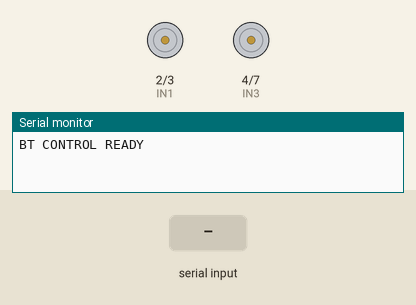
Recording of a sketch running on a simulated Arduino Uno, built with avr-gcc and run on an emulated ATmega328P. On the bench: motor-driver pin pairs drawn as motors (green arrow = first pin HIGH = forward, orange = second pin HIGH = backward, longer = more drive, scaled by the enable pin), the last lines printed to the serial monitor. Inputs (shaded band) come from the test bench.

Above: at 1.2 s.
1.3 s: "forward\n" received over the second serial link
At 2.2 s:
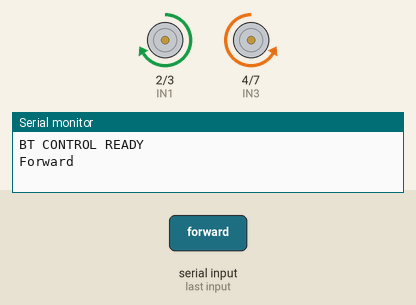
2.8 s: "backward\n" received over the second serial link
At 3.4 s:
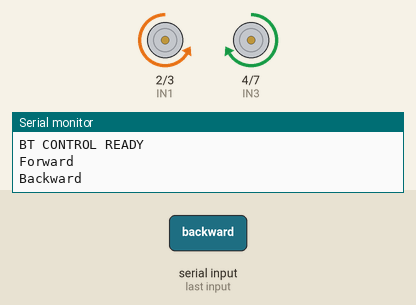
4.3 s: "right\n" received over the second serial link
At 4.47 s:
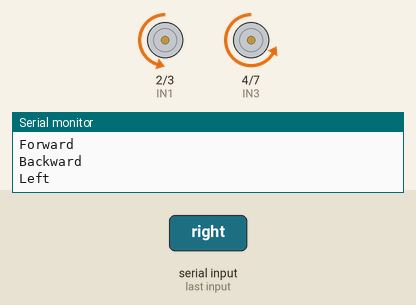
6.1 s: "left\n" received over the second serial link
At 6.27 s:
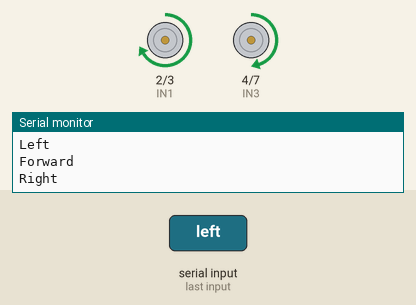
7.9 s: "stop\n" received over the second serial link
At 8.5 s:
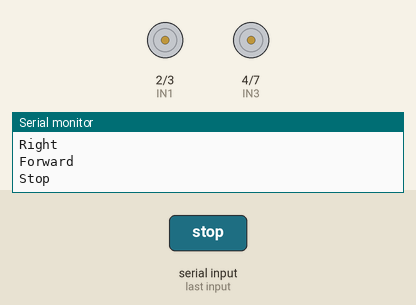
Timing chart, 0 to 10.4 s (numbered marks = the images above; inputs shaded):
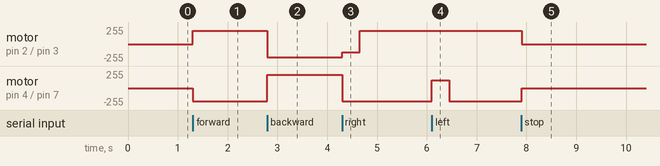

The sketch:

voice_control.ino
```cpp
#include <SoftwareSerial.h>
SoftwareSerial BT(10, 11); // TX=10, RX=11

// Motor pins
const int ENA = 5; // Left motors
const int IN1 = 2;
const int IN2 = 3;

const int ENB = 6; // Right motors
const int IN3 = 4;
const int IN4 = 7;

String cmd;

// ---------------- MOTOR DIRECTIONS BASED ON YOUR TESTS ----------------

// LEFT MOTOR
void leftForward()
{ // robot backward direction
  digitalWrite(IN1, LOW);
  digitalWrite(IN2, HIGH);
}
void leftBackward()
{ // robot forward direction
  digitalWrite(IN1, HIGH);
  digitalWrite(IN2, LOW);
}

// RIGHT MOTOR  (FIXED → this was wrong in your robot)
void rightForward()
{ // robot backward direction
  digitalWrite(IN3, HIGH);
  digitalWrite(IN4, LOW);
}
void rightBackward()
{ // robot forward direction
  digitalWrite(IN3, LOW);
  digitalWrite(IN4, HIGH);
}

// ---------------- MOVEMENT FUNCTIONS ----------------

void forwardMove()
{
  Serial.println("Forward");
  leftBackward();  // forward
  rightBackward(); // forward
  analogWrite(ENA, 200);
  analogWrite(ENB, 200);
}

void backwardMove()
{
  Serial.println("Backward");
  leftForward();  // backward
  rightForward(); // backward
  analogWrite(ENA, 200);
  analogWrite(ENB, 200);
}

// ----------- LEFT: turn left then go forward -----------
void steerLeft()
{
  Serial.println("Left");

  // Phase 1: short left turn
  leftForward();   // push left wheel slightly backward
  rightBackward(); // right wheel forward

  analogWrite(ENA, 120); // slow left
  analogWrite(ENB, 200); // fast right
  delay(350);            // quick steering turn

  // Phase 2: go straight forward
  forwardMove();
}

// ----------- RIGHT: turn right then go forward -----------
void steerRight()
{
  Serial.println("Right");

  // Phase 1: short right turn
  leftBackward(); // left wheel forward
  rightForward(); // right wheel slightly backward

  analogWrite(ENA, 200);
  analogWrite(ENB, 120); // slow right
  delay(350);            // quick steering turn

  // Phase 2: go straight forward
  forwardMove();
}

void stopMotors()
{
  Serial.println("Stop");
  digitalWrite(IN1, LOW);
  digitalWrite(IN2, LOW);
  digitalWrite(IN3, LOW);
  digitalWrite(IN4, LOW);
}

// ---------------- MAIN LOOP ----------------
void setup()
{
  Serial.begin(9600);
  BT.begin(9600);

  pinMode(ENA, OUTPUT);
  pinMode(IN1, OUTPUT);
  pinMode(IN2, OUTPUT);

  pinMode(ENB, OUTPUT);
  pinMode(IN3, OUTPUT);
  pinMode(IN4, OUTPUT);

  Serial.println("BT CONTROL READY");
}

void loop()
{
  if (BT.available())
  {
    cmd = BT.readStringUntil('\n');
    cmd.trim();
    cmd.toLowerCase();

    if (cmd == "forward")
      forwardMove();
    else if (cmd == "backward")
      backwardMove();
    else if (cmd == "right")
      steerLeft();
    else if (cmd == "left")
      steerRight();
    else if (cmd == "stop")
      stopMotors();
  }
}
```

Measured:
- after the input at 1.3 s, motor on pin 2 (IN1) / pin 3 (IN2): stopped → forward 200/255 at once; motor on pin 4 (IN3) / pin 7 (IN4): stopped → backward 200/255 at once
- after the input at 2.8 s, motor on pin 2 (IN1) / pin 3 (IN2): forward 200/255 → backward 200/255 at once; motor on pin 4 (IN3) / pin 7 (IN4): backward 200/255 → forward 200/255 at once
- after the input at 4.3 s, motor on pin 2 (IN1) / pin 3 (IN2): backward 200/255 → backward 120/255 at once, → forward 200/255 0.35 s later; motor on pin 4 (IN3) / pin 7 (IN4): forward 200/255 → backward 200/255 at once
- after the input at 6.1 s, motor on pin 4 (IN3) / pin 7 (IN4): backward 200/255 → forward 120/255 at once, → backward 200/255 0.35 s later
- after the input at 7.9 s, motor on pin 2 (IN1) / pin 3 (IN2): forward 200/255 → stopped at once; motor on pin 4 (IN3) / pin 7 (IN4): backward 200/255 → stopped at once
